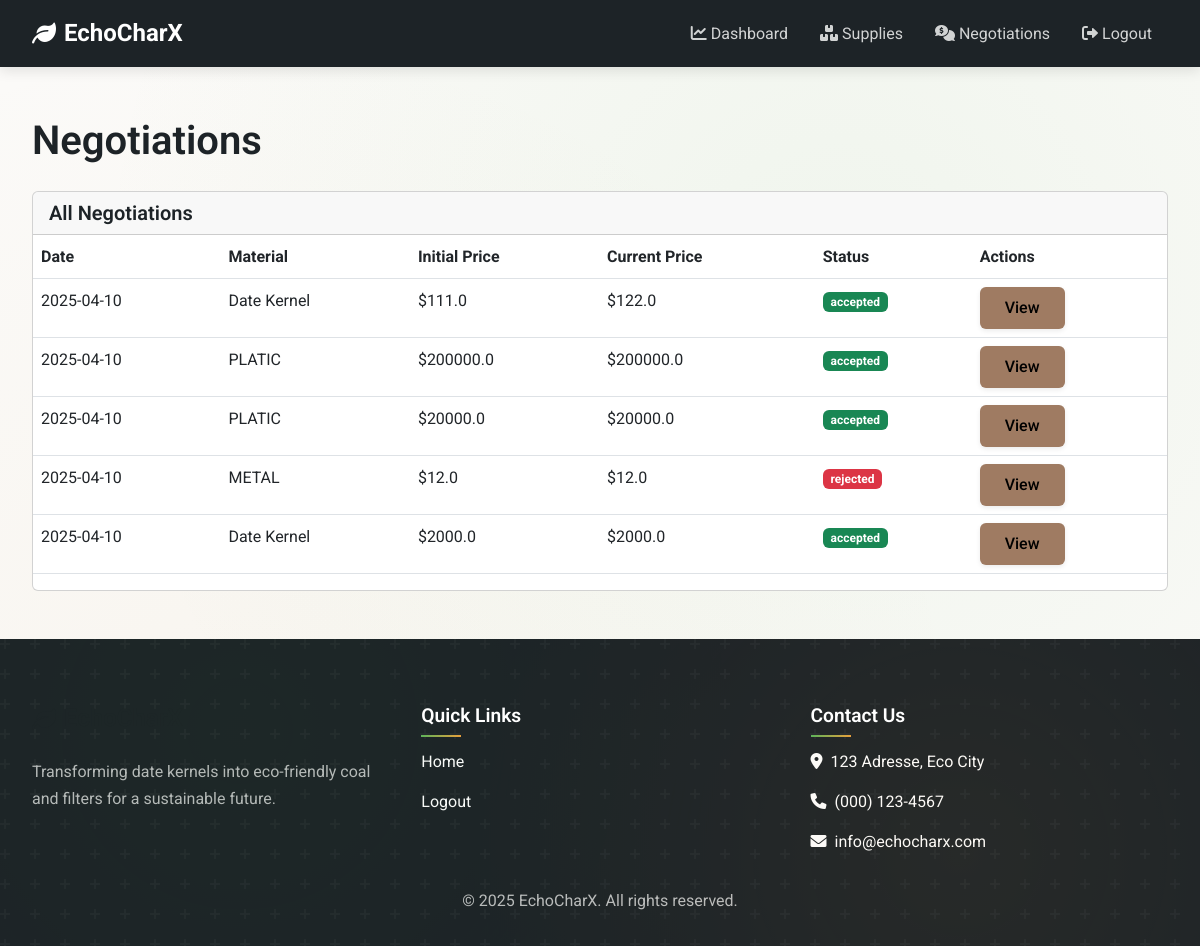
Page /supplier/negotiations (signed in) on the committed database.
### app/models.py (models this page shows, shortened)
class Negotiation(db.Model):
    id = db.Column(db.Integer, primary_key=True)
    supplier_id = db.Column(db.Integer, db.ForeignKey('supplier.id'))
    raw_material_id = db.Column(db.Integer, db.ForeignKey('raw_material.id'))
    raw_material = db.relationship('RawMaterial')  # ← cette ligne est nécessaire
    initial_price = db.Column(db.Float)
    current_price = db.Column(db.Float)
    target_price = db.Column(db.Float)
    status = db.Column(db.String(20), default='in_progress')  # in_progress, accepted, rejected
    created_at = db.Column(db.DateTime, default=datetime.utcnow)
    completed_at = db.Column(db.DateTime, nullable=True)
    messages = db.relationship('NegotiationMessage', backref='negotiation', lazy='dynamic')

class RawMaterial(db.Model):
    id = db.Column(db.Integer, primary_key=True)
    name = db.Column(db.String(100))
    type = db.Column(db.String(50))  # 'date_kernel' or 'filter_component'
    description = db.Column(db.Text)
    supplies = db.relationship('Supply', backref='raw_material', lazy='dynamic')
    inventory_id = db.Column(db.Integer, db.ForeignKey('inventory.id'))

### app/routes/supplier_routes.py (the view)
@supplier_bp.route('/negotiations')
@login_required
def negotiations():
    supplier = Supplier.query.filter_by(user_id=current_user.id).first()
    if not supplier:
        flash('Supplier profile not found!', 'danger')
        return redirect(url_for('auth.logout'))
    negotiations = Negotiation.query.filter_by(supplier_id=supplier.id).order_by(Negotiation.created_at.desc()).all()
    return render_template(
        'supplier/negotiations.html',
        supplier=supplier,
        negotiations=negotiations
    )

### app/models.py (called while the page is built)
@login_manager.user_loader
def load_user(user_id):
    return User.query.get(int(user_id))

    def is_admin(self):
        return self.role.name == 'admin'

    def is_supplier(self):
        return self.role.name == 'supplier'

### app/routes/supplier_routes.py (called while the page is built)
@supplier_bp.before_request
def check_supplier():
    if not current_user.is_authenticated or not current_user.is_supplier():
        flash('You do not have permission to access this page.', 'danger')
        return redirect(url_for('auth.login'))

### app/templates/supplier/negotiations.html (shortened to what this page needs)
{% extends "base.html" %}
{% block content %}
<h1 class="mb-4">Negotiations</h1>
<div class="card">
    <div class="card-header">
        <h5 class="mb-0">All Negotiations</h5>
    </div>
    <div class="card-body p-0">
        {% if negotiations %}
        <div class="table-responsive">
            <table class="table table-hover">
                <thead>
                    <tr>
                        <th>Date</th>
                        <th>Material</th>
                        <th>Initial Price</th>
                        <th>Current Price</th>
                        <th>Status</th>
                        <th>Actions</th>
                    </tr>
                </thead>
                <tbody>
                    {% for negotiation in negotiations %}
                    <tr>
                        <td>{{ negotiation.created_at.strftime('%Y-%m-%d') }}</td>
                        <td>{{ negotiation.raw_material.name }}</td>
                        <td>${{ negotiation.initial_price|round(2) }}</td>
                        <td>${{ negotiation.current_price|round(2) }}</td>
                        <td>
                            <span class="badge bg-{{ 'success' if negotiation.status == 'accepted' else 'danger' if negotiation.status == 'rejected' else 'warning' }}">
                                {{ negotiation.status }}
                            </span>
                        </td>
                        <td>
                            <a href="{{ url_for('supplier.negotiation_detail', negotiation_id=negotiation.id) }}" class="btn btn-sm btn-info">View</a>
                        </td>
                    </tr>
                    {% endfor %}
                </tbody>
            </table>
        </div>
        {% else %}
        <div class="p-4 text-center">
            <p>No negotiations found.</p>
        </div>
        {% endif %}
    </div>
</div>
{% endblock %}

### app/static/css/style.css (style rules this page uses)
:root { --charcoal-dark: #1D2327; --charcoal-medium: #2F3A40; --charcoal-light: #4A5859; --eco-brown-dark: #4D3427; --eco-brown: #73503A; --eco-brown-light: #9F7B62; --date-gold: #C9984B; --date-amber: #E9A03B; --date-caramel: #B77834; --eco-green-dark: #2A6D2A; --eco-green: #3A8C3A; --eco-green-light: #5DB45A; --eco-cream: #F8F4E3; --eco-sand: #E8D8B5; --eco-beige: #D8C4A5; }
* { box-sizing: border-box; margin: 0; padding: 0; transition: all 0.3s ease; }
body { font-family: 'Roboto', sans-serif; line-height: 1.7; background-color: #fbfaf8; color: var(--charcoal-dark); background-image: radial-gradient(circle at 70% 30%, rgba(93, 180, 90, 0.07) 0%, transparent 70%), radial-gradient(circle at 20% 80%, rgba(201, 152, 75, 0.05) 0%, transparent 60%); background-attachment: fixed; overflow-x: hidden; }
.bg-info ,.btn-info { background-color: #9F7B62 !important; }
h1, h2, h3, h4, h5, h6 { font-weight: 600; line-height: 1.3; margin-bottom: 1.2rem; color: var(--charcoal-dark); }
a { color: var(--eco-green); text-decoration: none; transition: all 0.3s ease; }
.btn { display: inline-flex; align-items: center; justify-content: center; padding: 0.5rem 1.5rem; font-weight: 500; border-radius: 0.375rem; cursor: pointer; transition: all 0.3s cubic-bezier(0.175, 0.885, 0.32, 1.275); font-size: 1rem; text-transform: capitalize; border: 1px solid transparent; box-shadow: 0 2px 5px rgba(0, 0, 0, 0.08); position: relative; overflow: hidden; z-index: 1; }
.btn::before { content: ''; position: absolute; top: 0; left: -100%; width: 100%; height: 100%; background: linear-gradient(90deg, transparent, rgba(255, 255, 255, 0.2), transparent); transition: left 0.8s ease; z-index: -1; }
html, body { height: 100%; width: 100%; margin: 0; }
body { display: flex; flex-direction: column; min-height: 100vh; }

### rows in the picture
Negotiation: created_at "2025-04-10", raw_material.name "Date Kernel", initial_price "111.0", current_price "122.0", status "accepted"
Negotiation: created_at "2025-04-10", raw_material.name "PLATIC", initial_price "200000.0", current_price "200000.0", status "accepted"
Negotiation: created_at "2025-04-10", raw_material.name "PLATIC", initial_price "20000.0", current_price "20000.0", status "accepted"
Negotiation: created_at "2025-04-10", raw_material.name "METAL", initial_price "12.0", current_price "12.0", status "rejected"
Negotiation: created_at "2025-04-10", raw_material.name "Date Kernel", initial_price "2000.0", current_price "2000.0", status "accepted"
